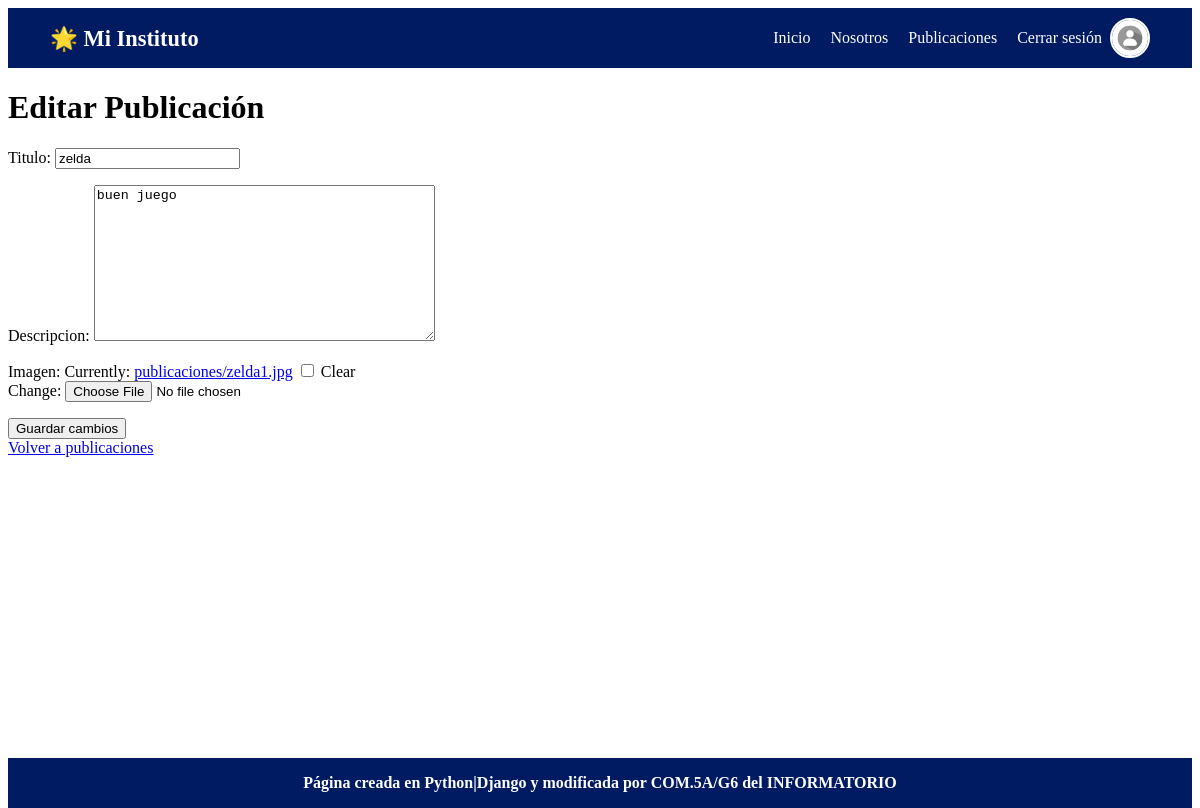
/publicaciones/editar/2/ (signed in), run on the app's committed database.
### usuarios/models.py (models this page shows, shortened)
class CustomUser(AbstractUser):
    nombre = models.CharField(max_length=30, blank=True)
    apellido = models.CharField(max_length=30, blank=True)
    email = models.EmailField(unique=True)
    foto_perfil = models.ImageField(upload_to='fotos_perfil/', blank=True, null=True)
    USERNAME_FIELD = 'email'
    REQUIRED_FIELDS = ['username', 'nombre', 'apellido']

### publicaciones/models.py (models this page shows, shortened)
class Publicacion(models.Model):
    usuario = models.ForeignKey(settings.AUTH_USER_MODEL, on_delete=models.CASCADE)
    titulo = models.CharField(max_length=200)
    descripcion = models.TextField()
    imagen = models.ImageField(upload_to='publicaciones/', blank=True, null=True)
    fecha_creacion = models.DateTimeField(auto_now_add=True)

### publicaciones/views.py (the view)
# urls.py: path('editar/<int:pk>/', views.editar_publicacion, name='editar_publicacion'),
@login_required
def editar_publicacion(request, pk):
    publicacion = get_object_or_404(Publicacion, pk=pk, usuario=request.user)
    if request.method == 'POST':
        form = PublicacionForm(request.POST, request.FILES, instance=publicacion)
        if form.is_valid():
            form.save()
            return redirect('lista_publicaciones')
    else:
        form = PublicacionForm(instance=publicacion)
    return render(request, 'publicaciones/editar.html', {'form': form})

### publicaciones/forms.py
class PublicacionForm(forms.ModelForm):
    class Meta:
        model = Publicacion
        fields = ['titulo', 'descripcion', 'imagen']

### publicaciones/templates/publicaciones/editar.html (shortened to what this page needs)
{% extends "base.html" %}
{% block content %}
<!DOCTYPE html>
<html>
<head>
</head>
<body>
    <h1>Editar Publicación</h1>
    <form method="POST" enctype="multipart/form-data">
        {{ form.as_p }}
        <button type="submit">Guardar cambios</button>
    </form>
    <a href="{% url 'lista_publicaciones' %}">Volver a publicaciones</a>
</body>
{% endblock %}

### templates/base.html (shortened to what this page needs)
{% load static %}
<!DOCTYPE html>
<html lang="es">
<body>
    <header>
    <nav class="navbar">
        <div class="logo">
            <a href="/">🌟 Mi Instituto</a>
        </div>
        <ul class="nav-links">
            <li><a href="/">Inicio</a></li>
            <li><a href="{% url 'nosotros' %}">Nosotros</a></li>
            <li><a href="{% url 'lista_publicaciones' %}">Publicaciones</a></li>
            {% if user.is_authenticated %}
                <li class="nav-user">
                <a href="/logout/">Cerrar sesión</a>
                    {% if user.foto_perfil %}
                        <img src="{{ user.foto_perfil.url }}" alt="Perfil" class="foto-nav">
                    {% else %}
                        <img src="{% static 'img/placeholder.png' %}" alt="Perfil" class="foto-nav">
                    {% endif %}
            {% else %}
                <li><a href="/login/">Iniciar sesión</a></li>
                <li><a href="/register/">Registrarse</a></li>
            {% endif %}
        </ul>
    </nav>
</header>
    <main>
        {% block content %}{% endblock %}
    </main>
    <footer style="background: rgb(1, 27, 99); color: white; padding: 16px; text-align: center;">
        <strong>Página creada en Python|Django y modificada por COM.5A/G6 del INFORMATORIO</strong>
    </footer>
</body>
</html>

### templates/base.html (style rules this page uses)
header { background: rgb(1, 27, 99); padding: 10px 20px; }
.navbar { max-width: 1100px; margin: 0 auto; display: flex; align-items: center; justify-content: space-between; }
.logo a { color: white; text-decoration: none; font-size: 1.4rem; font-weight: bold; }
.nav-links { list-style: none; display: flex; gap: 20px; margin: 0; padding: 0; }
.nav-links a { color: white; text-decoration: none; font-weight: 500; transition: color 0.2s ease; }
.nav-links { list-style: none; display: flex; gap: 20px; margin: 0; padding: 0; align-items: center; }
html, body { height: 100%; }
body { display: flex; flex-direction: column; min-height: 100vh; }
main { flex: 1; }
footer { background-color: rgb(1, 27, 99); color: white; text-align: center; padding: 16px; }
.nav-user { display: flex; align-items: center; gap: 8px; }
.foto-nav { width: 36px; height: 36px; border-radius: 50%; object-fit: cover; border: 2px solid white; }

### data on the page
CustomUser: foto_perfil (placeholder picture)
Publicacion: titulo "zelda", descripcion "buen juego"
